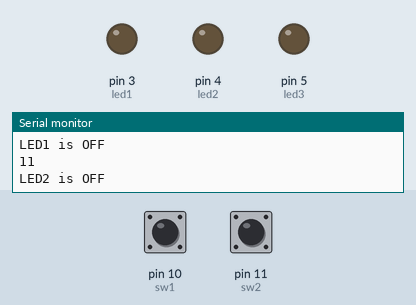
Recording of a sketch running on a simulated Arduino Uno, built with avr-gcc and run on an emulated ATmega328P. Parts: output pins drawn as LEDs (lit = HIGH), the last lines printed to the serial monitor. Dashed ring = blinking. Inputs (shaded band) come from the test bench; at power-on: pin 10 (sw1) HIGH, pin 11 (sw2) HIGH.

Above: at 1.2 s.
1.3 s: pin 10 (sw1) pulled LOW for 0.15 s
At 1.4 s:
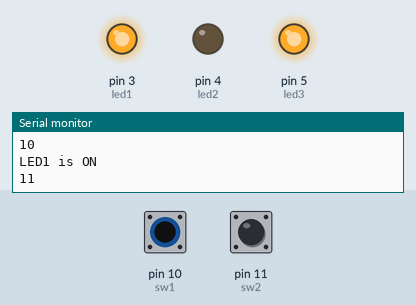
3.0 s: pin 11 (sw2) pulled LOW for 0.15 s
At 3.09 s:
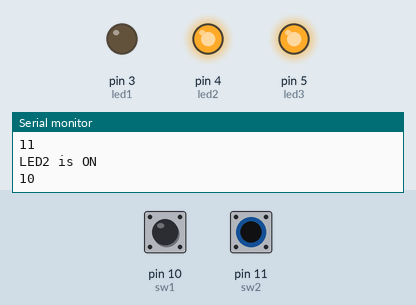
4.6 s: pin 10 (sw1) pulled LOW for 3.2 s
At 5.6 s:
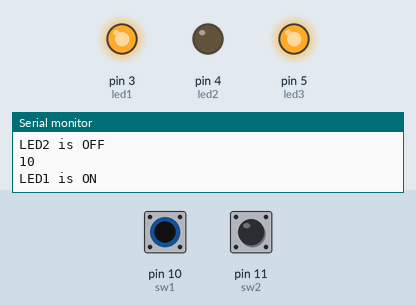
9.3 s: pin 11 (sw2) pulled LOW for 3.2 s
At 10.2 s:
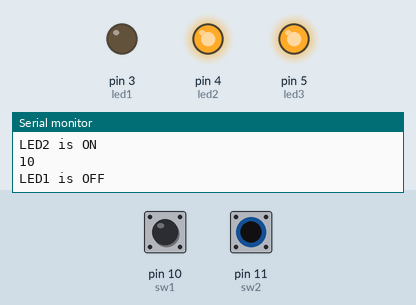
14.0 s: pin 10 (sw1) driven LOW and pin 11 (sw2) driven LOW
At 15.4 s:
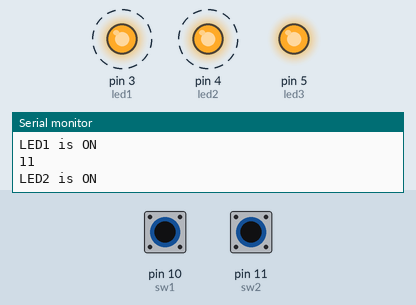
17.0 s: pin 10 (sw1) driven HIGH
At 18.3 s:
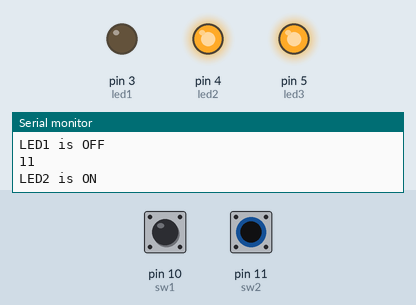
Timing chart, 0 to 20.0 s (numbered marks = the images above; inputs shaded):
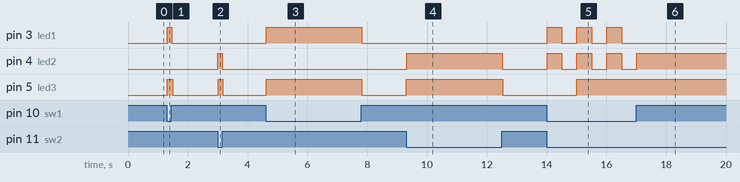

Measured:
- after the input at 1.3 s, pin 3 (led1): LOW → HIGH at once, → LOW 0.15 s later; pin 5 (led3): LOW → HIGH at once, → LOW 0.19 s later
- after the input at 3.0 s, pin 4 (led2), pin 5 (led3): LOW → HIGH at once, → LOW 0.15 s later
- after the input at 4.6 s, pin 3 (led1), pin 5 (led3): LOW → HIGH at once, → LOW 3.2 s later
- after the input at 9.3 s, pin 4 (led2), pin 5 (led3): LOW → HIGH at once, → LOW 3.2 s later
- after the input at 14.0 s, pin 3 (led1), pin 4 (led2): alternates HIGH for 0.50 s and LOW for 0.50 s, starting at once; pin 5 (led3): LOW → HIGH after 1.0 s
- after the input at 17.0 s, pin 3 (led1): stops changing and stays LOW; pin 4 (led2): goes on until 17.0 s, then stays HIGH

The sketch:

LED_with_SW_Blinking.ino
```cpp
 int led1 = 3; //one equal is assignment operator
 int sw1 = 10;
 int led2 = 4;
 int sw2 = 11;
 int led3 = 5;

 void setup()
{
  pinMode(led1, OUTPUT);
  pinMode(sw1,INPUT_PULLUP); //no pulldown resistor
  pinMode(led2, OUTPUT);
  pinMode(sw2,INPUT_PULLUP);
  pinMode(led2, OUTPUT);
  pinMode(led3, OUTPUT);
  Serial.begin(9600);
}

void loop()
{
  if(digitalRead(sw1) == LOW) //two equals is comparison operator
    {
      digitalWrite(led1,HIGH);
      Serial.println(sw1);
      Serial.println("LED1 is ON");
    }

  if(digitalRead(sw1) == HIGH) //two equals is comparison operator
    {
      digitalWrite(led1,LOW);
      Serial.println(sw1);
      Serial.println("LED1 is OFF");
    }

  if(digitalRead(sw2) == LOW) //two equals is comparison operator
    {
      digitalWrite(led2,HIGH);
      Serial.println(sw2);
      Serial.println("LED2 is ON");
    }

  if(digitalRead(sw2) == HIGH) //two equals is comparison operator
    {
      digitalWrite(led2,LOW);
      Serial.println(sw2);
      Serial.println("LED2 is OFF");
    }

    if((digitalRead(sw1)== LOW)&& (digitalRead(sw2)== LOW))
      {
      digitalWrite(led1,HIGH);
      digitalWrite(led2,HIGH);
      delay(500);
      digitalWrite(led1,LOW);
      digitalWrite(led2,LOW);
      delay(500);
      Serial.println(sw1);
      Serial.println("LED2 is BLINKING");
      }

    if((digitalRead(sw1)== LOW)||(digitalRead(sw2)== LOW))
      {
       digitalWrite(led3,HIGH);
      }

    else
      {
      digitalWrite(led3,LOW);
      }
}
```
